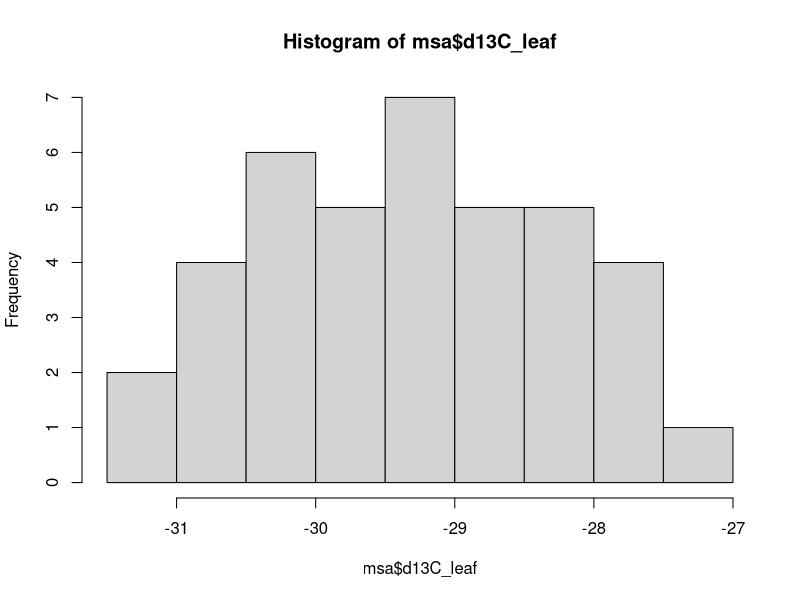
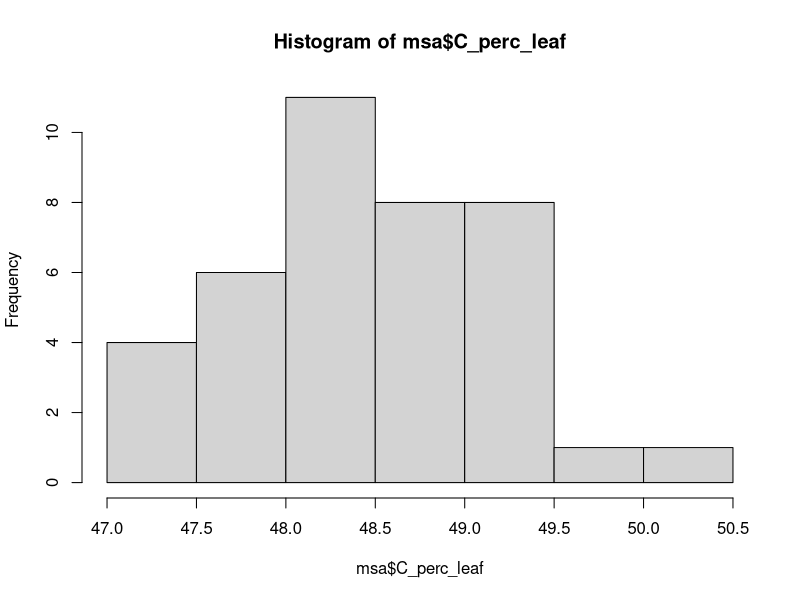
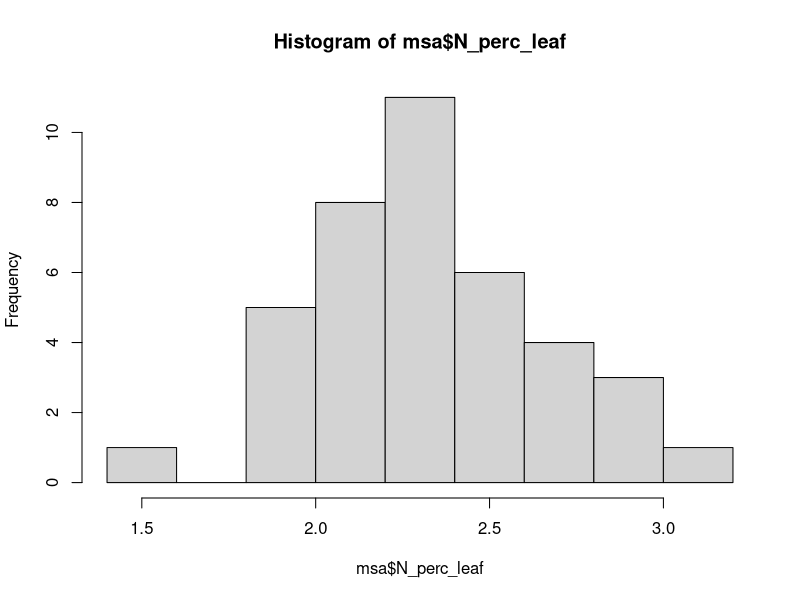
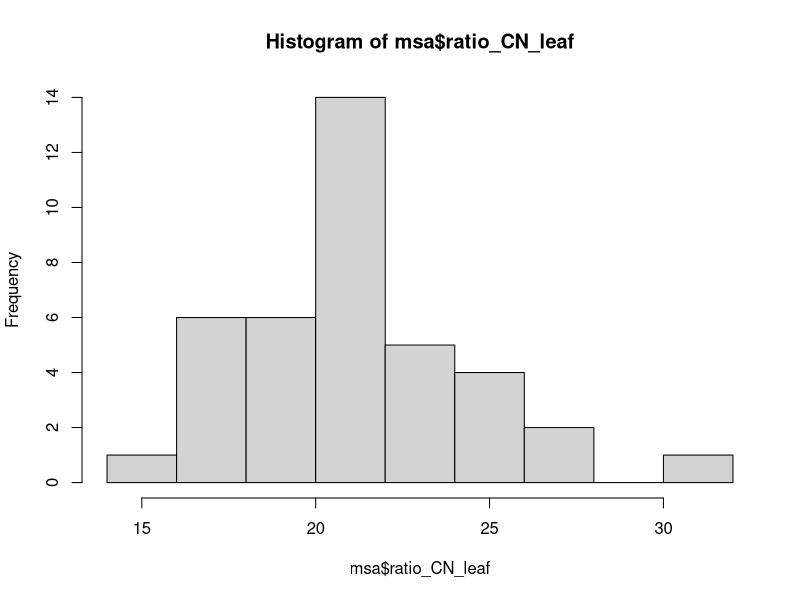

Write the R code that produced these figures, in order. (Note: this script raises an error after producing the figures.)
library(tidyr)
library(dplyr)

d13Cleaf <- read.csv("gradienteData/isotopes_gradiente_2023/isotopes_leaf.csv") %>% 
  select(-c(weight_mg, d15N_leaf)) %>% 
  mutate(ratio_CN_leaf = C_perc_leaf/N_perc_leaf)

msa <- d13Cleaf %>% 
  filter(site == "MSA") %>% 
  mutate(campaign2 = ifelse(sampling_date >= 20230831, 'late_summer23', campaign))

hist(msa$d13C_leaf)
hist(msa$C_perc_leaf)
hist(msa$N_perc_leaf)
hist(msa$ratio_CN_leaf)

summary(aov(C_perc_leaf ~ canopy_position * campaign2, data = msa))
summary(aov(ratio_CN_leaf ~ canopy_position * campaign, data = msa))

crap <- meteo_art
crap$myTmean <- (crap$TmaxDay_C + crap$TminDay_C)*0.5
plot(crap$TmeanDay_C ~ crap$myTmean)
summary(lm(TmeanDay_C ~ myTmean, data = crap))
plot(crap$TmaxDay_C ~ crap$date, xlim = c(as.Date("1992-1-1"), max(crap$date)),
     ylim =c(min(crap$TminDay_C, na.rm =T), max(crap$TmaxDay_C, na.rm =T)), col = "red", pch = 19)
points(crap$TminDay_C ~ crap$date, pch = 19, col = "blue")
points(crap$TmeanDay_C ~ crap$date, pch = 19, col = "green")
